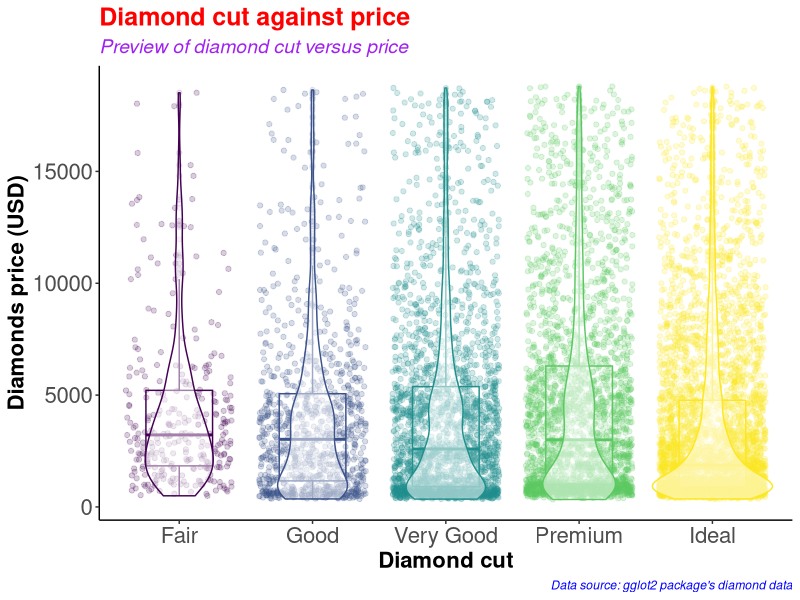
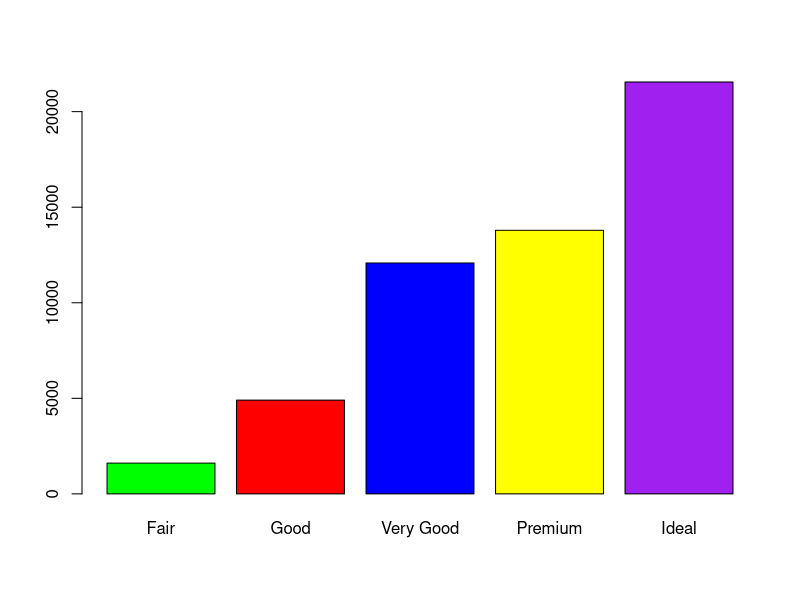
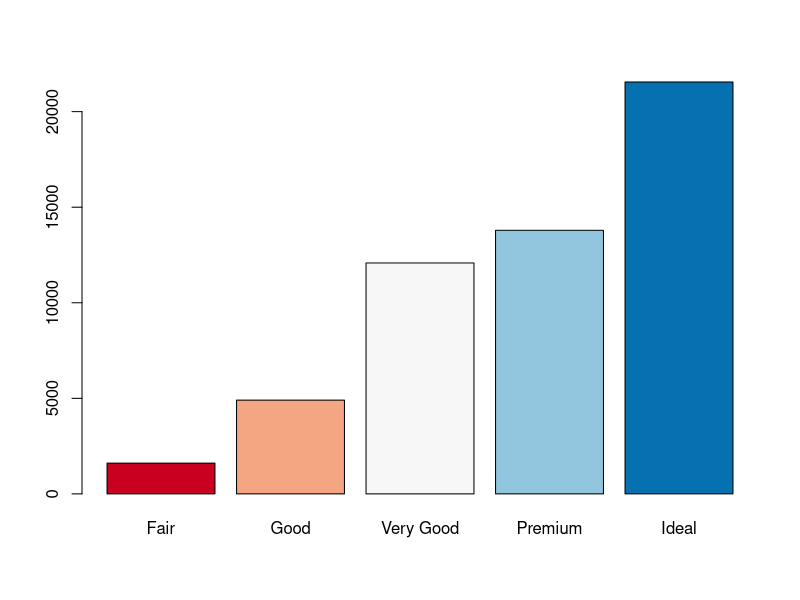
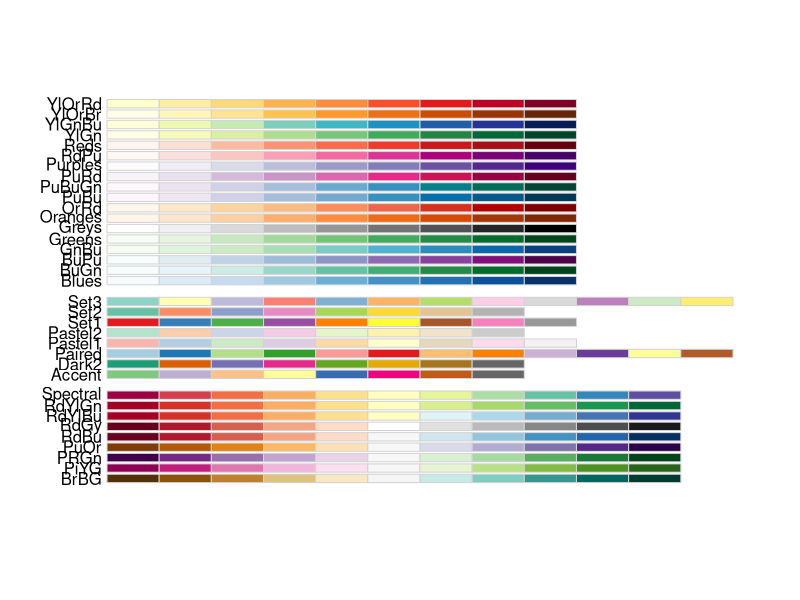
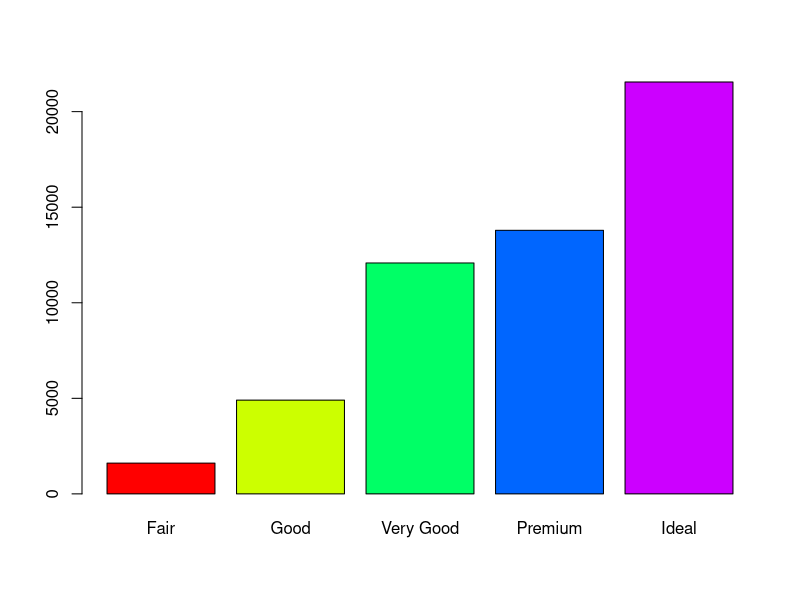
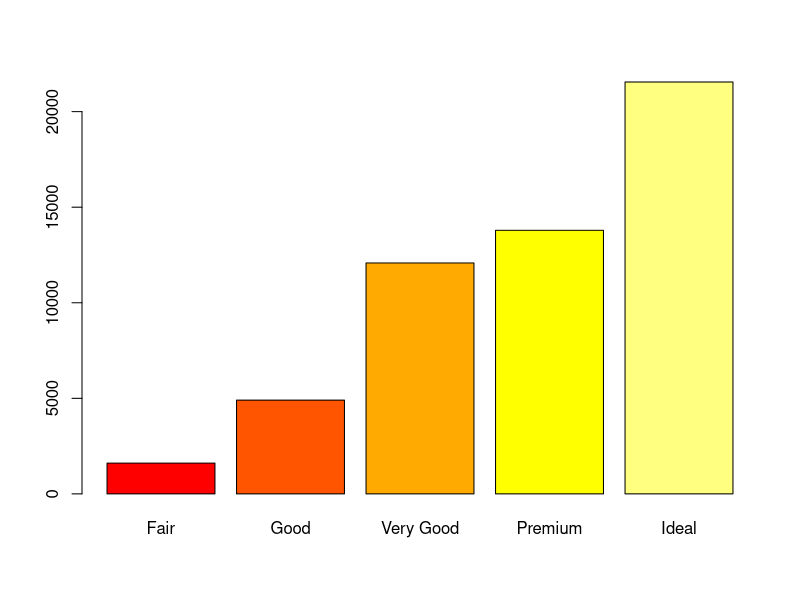
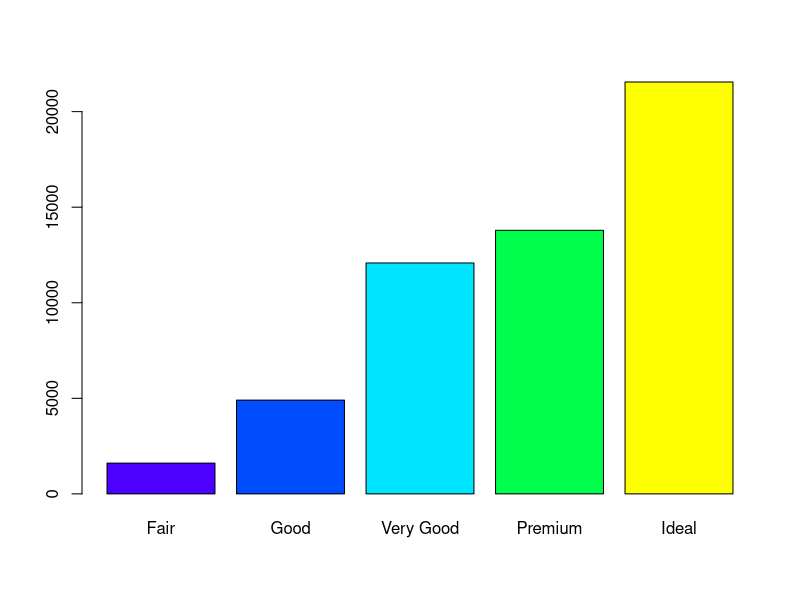
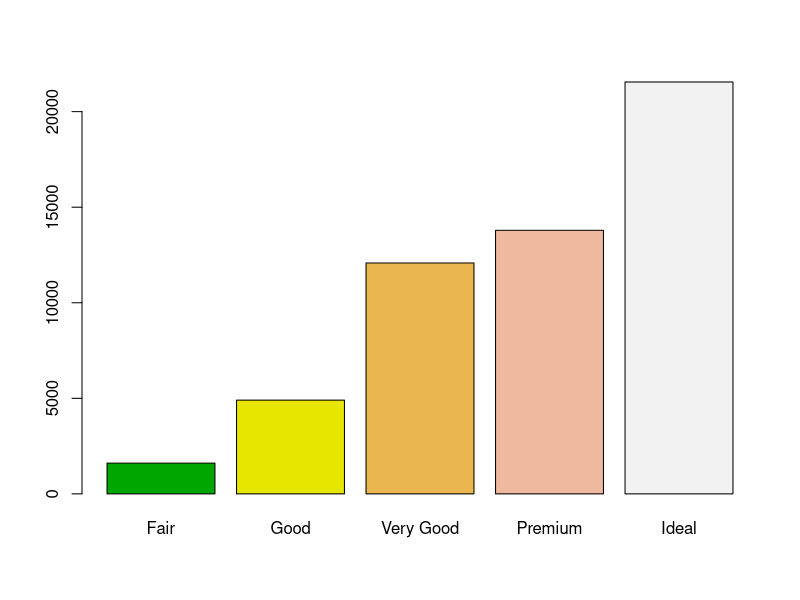

Recreate these plots in R, in order.
#########################################
# Name: Wyclife Agumba Oluoch           #   
# E-mail: wyclifeoluoch@gmail.com       #
# GitHub: https://github.com/Wycology   #
# Task: Boxplot and violin plots in one #
# Date: 4th Jan 2021                    #
# Last edited: 20th  2021            #
#########################################

# Loading the necessary libraries for the project
library(tidyverse) # This is for data wrangling and plotting
library(RColorBrewer) # This is for generating color pallets for the plots.

diamonds_df <- diamonds # Saving the diamonds data to a new object in R.

head(diamonds) # Checking the variables in the data-set for subsequent analyses
nrow(diamonds) # Checking for the number of rows in the data. 53940 observations
ncol(diamonds) # Checking the number of variables in the data-set. 10 variables

diamonds_df %>% # Picking the diamonds data object, and then
  slice_sample(n = 0.2*(nrow(diamonds))) %>% # Picking a portion of the data-set
  ggplot(aes(x = cut, y = price, color = cut)) + # Adding the mapping variables
  geom_point(position = "jitter", alpha = 0.2) + # Adding jitter and alpha
  geom_boxplot(alpha = 0.1, width = 0.5) + # Modifying dimensions of the boxplot 
  geom_violin(alpha = 0.5) + # Adding violin plot on top of the box and jitter
  theme_classic() + # Adding my preferred theme for publication.
  theme(legend.position = "none") + # Removing the legend; it is on the x-axis
  labs(x = "Diamond cut", # Labels the x-axis.
       y = "Diamonds price (USD)", # Labeling the y-axis
       title = "Diamond cut against price", # Setting tibble of the plot
       subtitle = "Preview of diamond cut versus price", # Descriptive title beneath TITLE
       caption = "Data source: gglot2 package's diamond data") +
  theme(axis.text = element_text(size=16), # Size of labels on tick-marks
        axis.title = element_text(size=16,face="bold")) + # Size of axis labels
  theme(plot.title = element_text(color = 'red', size = 18, face = 'bold'),
        plot.subtitle = element_text(color = 'purple', size = 14, face = 'italic'),
        plot.caption = element_text(color = 'blue', face = 'italic'))

diamonds %>% 
  filter(cut == 'Very Good') %>% 
  nrow()

diamonds %>% 
  select(cut) %>% 
  table() %>% 
  barplot(col = c('green', 'red', 'blue', 'yellow', 'purple'))

# Instead of specifying the colors, we can simply use the color brewer panel 

diamonds %>% 
  select(cut) %>% 
  table() %>% 
  barplot(col = brewer.pal(n = 5, name = "RdBu"))
# To display more brewer colors options to use, run the following function:

display.brewer.all()

# Can also use rainbow colors

diamonds %>% 
  select(cut) %>% 
  table() %>% 
  barplot(col = rainbow(5))

# Can also use heat.colors
diamonds %>% 
  select(cut) %>% 
  table() %>% 
  barplot(col = heat.colors(5))

# Can also use topographic colors

diamonds %>% 
  select(cut) %>% 
  table() %>% 
  barplot(col = topo.colors(5))

# Can also use terrain colors
diamonds %>% 
  select(cut) %>% 
  table() %>% 
  barplot(col = terrain.colors(5))

# Can also use cm.colors
diamonds %>% 
  select(cut) %>% 
  table() %>% 
  barplot(col = cm.colors(5))

?getData
# That is awesome. Good for the day.
